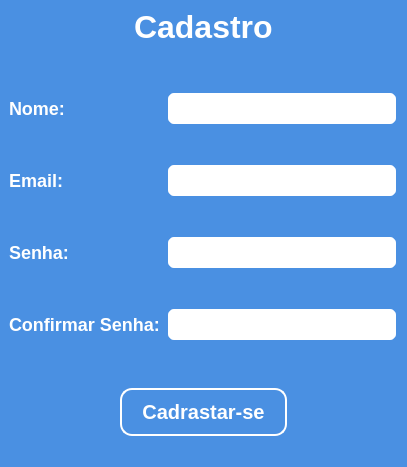
<?xml version="1.0" encoding="UTF-8"?>
<ui version="4.0">
 <class>janela_cadastro</class>
 <widget class="QMainWindow" name="janela_cadastro">
  <property name="geometry">
   <rect>
    <x>0</x>
    <y>0</y>
    <width>407</width>
    <height>467</height>
   </rect>
  </property>
  <property name="windowTitle">
   <string>MainWindow</string>
  </property>
  <property name="styleSheet">
   <string notr="true">*{
	background: #4A90E2;
}

#_txt_cadastro{
	font-family: &quot;Segoe UI&quot;;
	font-weight: bold;
	font-size: 32px;
    color: #fff;
}

QLabel{
	font-family: &quot;Segoe UI&quot;;
	font-weight: bold;
	font-size: 18px;
    color: #fff;
}

QLineEdit{
    background: #ffffff;
    border: 2px solid #4A90E2;
    border-radius: 8px;
    padding: 5px 10px;

    font-family: &quot;Segoe UI&quot;;
    font-weight: bold;
    font-size: 16px;
    color: #333333;
}

QLineEdit:focus{
    border-color: #53A3FF;
    background: #E6F7FF; 
}

QLineEdit:disabled {
    background: #f0f0f0;
    border: 2px solid #cccccc;
    color: #999999;
}

#_btn_cadastrar{
    background: #4A90E2;
    border: 2px solid #fff;
    border-radius: 12px;
    padding: 10px 20px;

	font-family: &quot;Segoe UI&quot;;
	font-weight: bold;
	font-size: 20px;
    color: #fff;
}

#_btn_cadastrar:hover{
    background: #53A3FF;
    border: 2px solid #fff;
    border-radius: 12px;
    padding: 10px 20px;
}

</string>
  </property>
  <widget class="QWidget" name="centralwidget">
   <layout class="QVBoxLayout" name="verticalLayout">
    <item>
     <spacer name="_spa1">
      <property name="orientation">
       <enum>Qt::Orientation::Vertical</enum>
      </property>
      <property name="sizeType">
       <enum>QSizePolicy::Policy::Ignored</enum>
      </property>
      <property name="sizeHint" stdset="0">
       <size>
        <width>20</width>
        <height>40</height>
       </size>
      </property>
     </spacer>
    </item>
    <item>
     <layout class="QHBoxLayout" name="layout_cadastro">
      <item>
       <spacer name="horizontalSpacer">
        <property name="orientation">
         <enum>Qt::Orientation::Horizontal</enum>
        </property>
        <property name="sizeHint" stdset="0">
         <size>
          <width>40</width>
          <height>20</height>
         </size>
        </property>
       </spacer>
      </item>
      <item>
       <widget class="QLabel" name="_txt_cadastro">
        <property name="text">
         <string>Cadastro</string>
        </property>
       </widget>
      </item>
      <item>
       <spacer name="_spa_00">
        <property name="orientation">
         <enum>Qt::Orientation::Horizontal</enum>
        </property>
        <property name="sizeHint" stdset="0">
         <size>
          <width>40</width>
          <height>20</height>
         </size>
        </property>
       </spacer>
      </item>
     </layout>
    </item>
    <item>
     <spacer name="_spa2">
      <property name="orientation">
       <enum>Qt::Orientation::Vertical</enum>
      </property>
      <property name="sizeType">
       <enum>QSizePolicy::Policy::Fixed</enum>
      </property>
      <property name="sizeHint" stdset="0">
       <size>
        <width>20</width>
        <height>40</height>
       </size>
      </property>
     </spacer>
    </item>
    <item>
     <layout class="QFormLayout" name="layout_dados">
      <item row="1" column="0">
       <widget class="QLabel" name="_txt_nome">
        <property name="text">
         <string>Nome:</string>
        </property>
       </widget>
      </item>
      <item row="1" column="1">
       <widget class="QLineEdit" name="_line_nome"/>
      </item>
      <item row="2" column="1">
       <spacer name="verticalSpacer">
        <property name="orientation">
         <enum>Qt::Orientation::Vertical</enum>
        </property>
        <property name="sizeType">
         <enum>QSizePolicy::Policy::Ignored</enum>
        </property>
        <property name="sizeHint" stdset="0">
         <size>
          <width>20</width>
          <height>40</height>
         </size>
        </property>
       </spacer>
      </item>
      <item row="3" column="0">
       <widget class="QLabel" name="_txt_email">
        <property name="text">
         <string>Email:</string>
        </property>
       </widget>
      </item>
      <item row="3" column="1">
       <widget class="QLineEdit" name="_line_email"/>
      </item>
      <item row="4" column="1">
       <spacer name="verticalSpacer_2">
        <property name="orientation">
         <enum>Qt::Orientation::Vertical</enum>
        </property>
        <property name="sizeType">
         <enum>QSizePolicy::Policy::Ignored</enum>
        </property>
        <property name="sizeHint" stdset="0">
         <size>
          <width>20</width>
          <height>40</height>
         </size>
        </property>
       </spacer>
      </item>
      <item row="5" column="1">
       <widget class="QLineEdit" name="_line_senha">
        <property name="echoMode">
         <enum>QLineEdit::EchoMode::Password</enum>
        </property>
       </widget>
      </item>
      <item row="6" column="1">
       <spacer name="verticalSpacer_3">
        <property name="orientation">
         <enum>Qt::Orientation::Vertical</enum>
        </property>
        <property name="sizeType">
         <enum>QSizePolicy::Policy::Ignored</enum>
        </property>
        <property name="sizeHint" stdset="0">
         <size>
          <width>20</width>
          <height>40</height>
         </size>
        </property>
       </spacer>
      </item>
      <item row="7" column="0">
       <widget class="QLabel" name="_txt_confirmas">
        <property name="text">
         <string>Confirmar Senha:</string>
        </property>
       </widget>
      </item>
      <item row="7" column="1">
       <widget class="QLineEdit" name="_line_confirmas">
        <property name="echoMode">
         <enum>QLineEdit::EchoMode::Password</enum>
        </property>
       </widget>
      </item>
      <item row="5" column="0">
       <widget class="QLabel" name="_txt_senha">
        <property name="text">
         <string>Senha:</string>
        </property>
       </widget>
      </item>
     </layout>
    </item>
    <item>
     <spacer name="_spa3">
      <property name="orientation">
       <enum>Qt::Orientation::Vertical</enum>
      </property>
      <property name="sizeType">
       <enum>QSizePolicy::Policy::Fixed</enum>
      </property>
      <property name="sizeHint" stdset="0">
       <size>
        <width>20</width>
        <height>40</height>
       </size>
      </property>
     </spacer>
    </item>
    <item>
     <layout class="QHBoxLayout" name="layout_btn">
      <item>
       <spacer name="_spa_01">
        <property name="orientation">
         <enum>Qt::Orientation::Horizontal</enum>
        </property>
        <property name="sizeHint" stdset="0">
         <size>
          <width>40</width>
          <height>20</height>
         </size>
        </property>
       </spacer>
      </item>
      <item>
       <widget class="QPushButton" name="_btn_cadastrar">
        <property name="cursor">
         <cursorShape>PointingHandCursor</cursorShape>
        </property>
        <property name="text">
         <string>Cadrastar-se</string>
        </property>
       </widget>
      </item>
      <item>
       <spacer name="_spa_02">
        <property name="orientation">
         <enum>Qt::Orientation::Horizontal</enum>
        </property>
        <property name="sizeHint" stdset="0">
         <size>
          <width>40</width>
          <height>20</height>
         </size>
        </property>
       </spacer>
      </item>
     </layout>
    </item>
    <item>
     <spacer name="_spa4">
      <property name="orientation">
       <enum>Qt::Orientation::Vertical</enum>
      </property>
      <property name="sizeType">
       <enum>QSizePolicy::Policy::Ignored</enum>
      </property>
      <property name="sizeHint" stdset="0">
       <size>
        <width>20</width>
        <height>40</height>
       </size>
      </property>
     </spacer>
    </item>
   </layout>
  </widget>
  <widget class="QMenuBar" name="menubar">
   <property name="geometry">
    <rect>
     <x>0</x>
     <y>0</y>
     <width>407</width>
     <height>21</height>
    </rect>
   </property>
  </widget>
  <widget class="QStatusBar" name="statusbar"/>
 </widget>
 <resources/>
 <connections/>
</ui>
